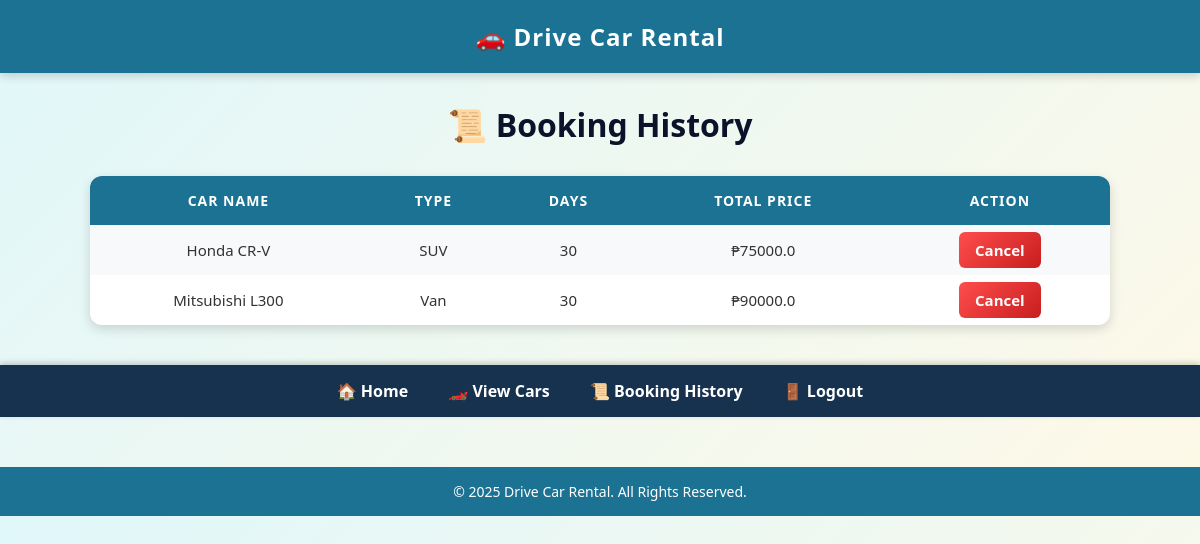
The app's page /history (signed in) with its own data.
### tables this page shows
CREATE TABLE bookings(
            id INTEGER PRIMARY KEY AUTOINCREMENT,
            user_id INTEGER,
            car_id INTEGER,
            days INTEGER,
            total_price REAL,
            FOREIGN KEY (user_id) REFERENCES users(id),
            FOREIGN KEY (car_id) REFERENCES cars(id)
        );

CREATE TABLE cars(
            id INTEGER PRIMARY KEY AUTOINCREMENT,
            name TEXT NOT NULL,
            car_type TEXT NOT NULL,
            price_per_day REAL NOT NULL,
            image_url TEXT
        );

### app.py (the view)
@app.route('/history')
def history():
    if 'user_id' not in session:
        return redirect('/login')
    conn = get_db()
    cursor = conn.cursor()
    cursor.execute('''
        SELECT b.id, c.name, c.car_type, b.days, b.total_price
        FROM bookings b
        JOIN cars c ON b.car_id = c.id
        WHERE b.user_id=?
    ''', (session['user_id'],))
    bookings = cursor.fetchall()
    conn.close()
    return render_template('history.html', bookings=bookings)

### app.py (called while the page is built)
def get_db():
    return sqlite3.connect('car_rental.db', timeout=10, check_same_thread=False)

### templates/history.html (shortened to what this page needs)
<!DOCTYPE html>
<html lang="en">
<head>
</head>
<body>
    <header>🚗 Drive Car Rental</header>
    <h1>📜 Booking History</h1>
    {% if bookings %}
    <table>
        <tr>
            <th>Car Name</th>
            <th>Type</th>
            <th>Days</th>
            <th>Total Price</th>
            <th>Action</th>
        </tr>
        {% for booking in bookings %}
        <tr>
            <td>{{ booking[1] }}</td>
            <td>{{ booking[2] }}</td>
            <td>{{ booking[3] }}</td>
            <td>₱{{ booking[4] }}</td>
            <td><a href="/cancel/{{ booking[0] }}" class="btn cancel">Cancel</a></td>
        </tr>
        {% endfor %}
    </table>
    {% else %}
    <p class="no-bookings">No bookings yet. <a href="/gallery">Book one now!</a></p>
    {% endif %}
    <nav>
        <a href="/">🏠 Home</a>
        <a href="/gallery">🏎️ View Cars</a>
        <a href="/history">📜 Booking History</a>
        <a href="/logout">🚪 Logout</a>
    </nav>
    <footer>© 2025 Drive Car Rental. All Rights Reserved.</footer>
</body>
</html>

### templates/history.html (style rules this page uses)
body { font-family: 'Segoe UI', Arial, sans-serif; background: linear-gradient(135deg, #e0f7fa, #fef9e7); margin: 0; padding: 0; color: #222; }
header { background: #1c7293; color: white; padding: 20px; text-align: center; font-size: 24px; font-weight: bold; letter-spacing: 1px; box-shadow: 0 2px 10px rgba(0,0,0,0.2); }
h1 { text-align: center; color: #0b132b; margin-top: 30px; font-size: 32px; animation: fadeDown 0.8s ease-out; }
table { width: 85%; margin: 30px auto; border-collapse: collapse; background: white; border-radius: 12px; overflow: hidden; box-shadow: 0 4px 12px rgba(0,0,0,0.15); animation: fadeUp 1s ease-out; }
th, td { padding: 15px; text-align: center; }
th { background: #1c7293; color: white; text-transform: uppercase; font-size: 14px; letter-spacing: 1px; }
tr:nth-child(even) { background-color: #f8f9fa; }
td { color: #333; font-size: 15px; }
.btn { padding: 8px 16px; border-radius: 6px; text-decoration: none; font-weight: 600; transition: all 0.3s ease; }
.cancel { background: linear-gradient(135deg, #ff4d4d, #c81e1e); color: white; }
nav { text-align: center; background: #16324f; padding: 15px 0; margin-top: 40px; box-shadow: 0 -2px 6px rgba(0,0,0,0.2); }
nav a { color: white; text-decoration: none; margin: 0 18px; font-weight: 600; transition: color 0.3s ease; }
footer { background: #1c7293; color: white; text-align: center; padding: 15px 0; font-size: 14px; margin-top: 50px; }

### records on screen
bookings: name "Honda CR-V", car_type "SUV", days "30", total_price "75000.0"
bookings: name "Mitsubishi L300", car_type "Van", days "30", total_price "90000.0"
